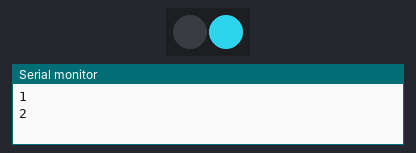
This sketch was run on a simulated Arduino Uno, built with avr-gcc and run on an emulated ATmega328P. Parts: 2 RGB LEDs in strip order, left to right, the last lines printed to the serial monitor. Dim RGB values are drawn brighter than linear; random numbers use the default seed unless the sketch sets one.

Above: at 0.05 s.
At 9.95 s:
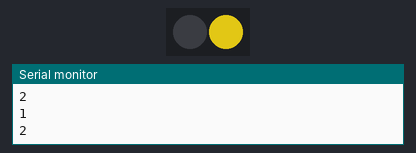
At 19.85 s:
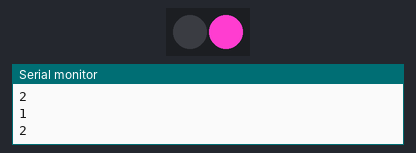
At 39.76 s:
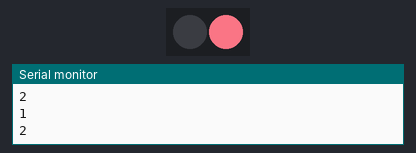
Timing chart, 0 to 40.0 s (numbered marks = the images above):
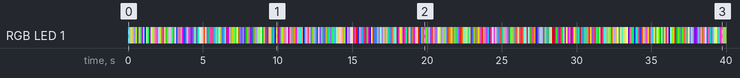

Measured:
- by itself, RGB LED 1: off → RGB(38, 175, 197) at 0.00 s, → RGB(109, 120, 80) 0.10 s later, → RGB(143, 142, 79) 0.10 s later, → RGB(124, 114, 32) 0.10 s later, … (396 changes in this stretch)

The sketch:

DoNothing.ino
```cpp
#include <MeMCore.h>
#include <Arduino.h>
#include <Wire.h>
#include <SoftwareSerial.h>

//
//MeRGBLed led(PORT_3);
//
//void setup() {
//  // reset led
//  led.reset(PORT_3);
//}
//
//void loop() {
//  // do nothing
//}


MeRGBLed rgbled_7(7, 2);

void setup() {
  Serial.begin(9600);
}


void loop() {
//  rgbled_7.setColor(1, 0, 128, 0);
//  rgbled_7.show();
//  rgbled_7.setColor(2, 255, 0, 0);
//  rgbled_7.show();

  for(uint8_t t = 1; t <= 2; t++) {
    uint8_t red = random(0, 255);
    uint8_t green = random(0, 255);
    uint8_t blue = random(0, 255);
    Serial.println(t);
    rgbled_7.setColor(2, red, green, blue);
    rgbled_7.show();
  }
  delay(100);
}
```
